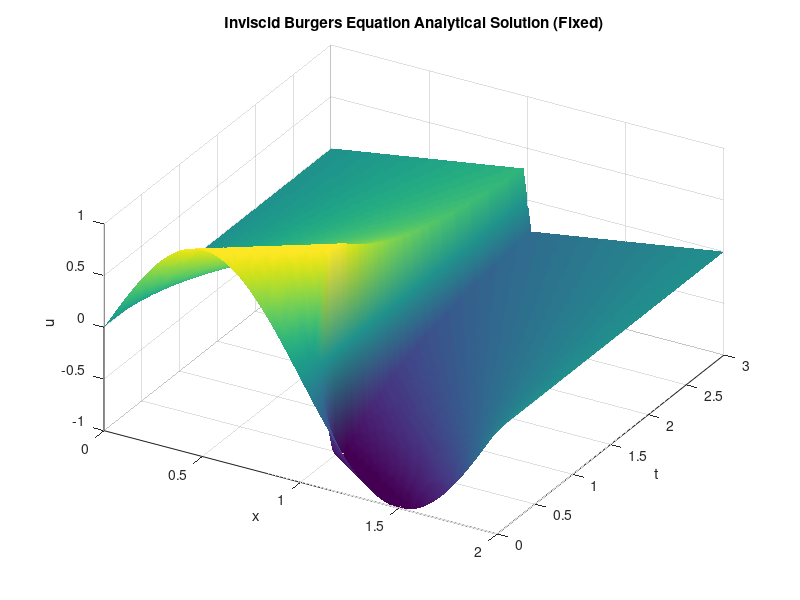

This figure's MATLAB source:
function burgers_no_mu(X, T, grid)
    % Solves the inviscid Burgers' equation u_t + u*u_x = 0
    % with corrected boundary handling for the method of characteristics.
    
        % --- 1. 设置默认参数 ---
        if nargin < 1 || isempty(X)
            X = 2;
        end
        if nargin < 2 || isempty(T)
            T = 3;
        end
        if nargin < 3 || isempty(grid)
            grid = 101; % 使用奇数网格点可以确保 x=1 是一个网格点
        end
    
        % --- 2. 创建时空网格 ---
        x = linspace(0, X, grid);
        t = linspace(0, T, grid);
        
        u = zeros(length(t), length(x));
        
        t_shock = 1/pi;
        
        fprintf('开始计算无粘性解析解...\n');
        fprintf('激波形成于 t = %f\n', t_shock);
    
        % --- 3. 逐点计算解析解 ---
        for j = 1:length(t)
            current_t = t(j);
            
            for i = 1:length(x)
                current_x = x(i);
                
                % 处理已知的边界条件
                if current_x == 0 || current_x == X
                    u(j,i) = 0;
                    continue;
                end
    
                g = @(x0) x0 - current_t * sin(pi * (x0 - 1)) - current_x;
                
                try
                    if current_t < t_shock
                        x0_sol = fzero(g, current_x);
                    else
                        if current_x < 1
                            x0_sol = fzero(g, [0, 1]);
                        elseif current_x > 1
                            x0_sol = fzero(g, [1, X]);
                        else % current_x == 1
                            u(j,i) = 0;
                            continue;
                        end
                    end
                    
                    u(j, i) = -sin(pi * (x0_sol - 1));
                    
                catch ME
                    % --- 这是核心修正 ---
                    % 如果 fzero 找不到解，说明该点的特征线已经越过激波
                    % 或者来自边界之外，物理上该点的值应为0。
                    if strcmp(ME.identifier, 'MATLAB:fzero:ValuesAtEndPtsSameSign')
                        u(j, i) = 0; % 将值设置为0
                    else
                        % 对于其他未知错误，仍然发出警告
                        warning('在 t=%f, x=%f 处发生未知错误: %s', current_t, current_x, ME.message);
                        u(j, i) = NaN;
                    end
                end
            end
        end
        
        fprintf('计算完成。\n');
    
        % --- 4. 保存并绘制结果 ---
        save('burgers_no_mu.mat', 'x', 't', 'u');
        
        figure;
        surf(x, t, u);
        shading interp; 
        title('Inviscid Burgers Equation Analytical Solution (Fixed)');
        xlabel('x'); ylabel('t'); zlabel('u');
        view(30, 45);
    
    end